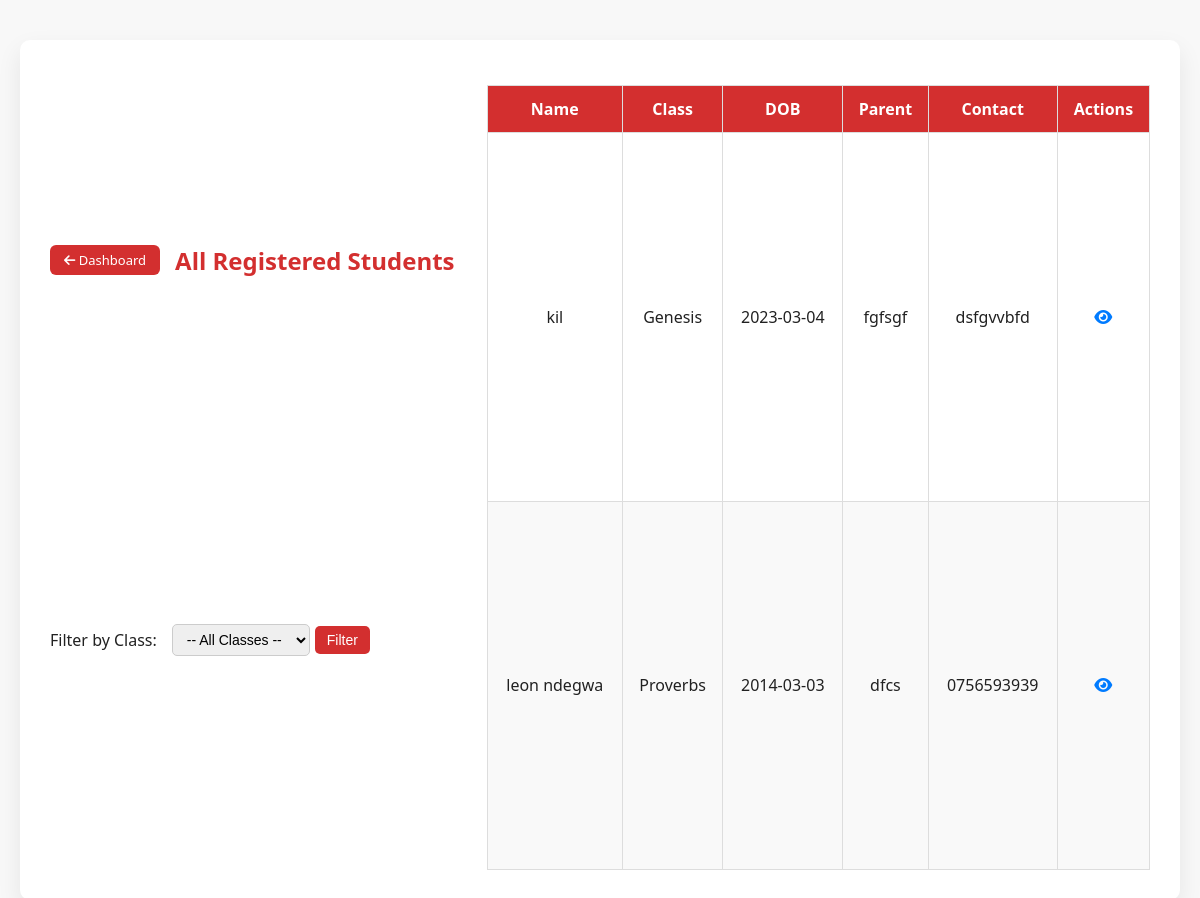
The app's page /all_students (signed in) with its own data.
### app.py (models this page shows)
class Student(db.Model):
    id = db.Column(db.Integer, primary_key=True)
    name = db.Column(db.String(100), nullable=False)
    dob = db.Column(db.String(20), nullable=False)
    parent = db.Column(db.String(100))
    contact = db.Column(db.String(50))
    student_class = db.Column(db.String(50))
    status = db.Column(db.String(10), default="active")
    deletion_requested = db.Column(db.Boolean, default=False)
    profile_image = db.Column(db.String(200))  # Store image filename
    family_id = db.Column(db.String(50))  # For grouping family members

### app.py (the view)
@app.route("/all_students")
def all_students():
    if "user" not in session:
        flash("You must be logged in to view this page.", "error")
        return redirect(url_for("home"))
    selected_class = request.args.get("class_name")
    class_list = ['Genesis', 'Exodus', 'Psalms', 'Proverbs', 'Revelation', 'High Schoolers']  # ✅ Make sure this is included
    if selected_class:
        students = Student.query.filter_by(status="active", student_class=selected_class).order_by(Student.name).all()
    else:
        students = Student.query.filter_by(status="active").order_by(Student.name).all()
    return render_template("all_students.html", students=students, selected_class=selected_class, class_list=class_list)

### app.py (called while the page is built)
@app.context_processor
def inject_now():
    return {'now': datetime.now}

@app.context_processor
def utility_functions():
    def attendance_present(student_id, sunday):
        record = Attendance.query.filter_by(student_id=student_id, date=sunday).first()
        return record.present if record else False
    return dict(attendance_present=attendance_present)

### templates/all_students.html (shortened to what this page needs)
<!DOCTYPE html>
<html lang="en">
<head>
    <link rel="stylesheet" href="{{ url_for('static', filename='css/styles.css') }}">
    <link rel="stylesheet" href="https://cdnjs.cloudflare.com/ajax/libs/font-awesome/6.5.0/css/all.min.css">
</head>
<body>
<div class="container">
    <div class="header-bar">
        <div class="header-left">
            <a href="{{ url_for('dashboard') }}" class="btn-back"><i class="fas fa-arrow-left"></i> Dashboard</a>
            <h1 class="page-title">
                All Registered Students{% if selected_class %} - {{ selected_class }}{% endif %}
            </h1>
        </div>
        <form method="get" action="{{ url_for('all_students') }}" class="filter-form">
            <label for="class_name">Filter by Class:</label>
            <select name="class_name" id="class_name">
                <option value="">-- All Classes --</option>
            </select>
            <button type="submit">Filter</button>
        </form>
    </div>
    <table>
        <thead>
            <tr>
                <th>Name</th>
                <th>Class</th>
                <th>DOB</th>
                <th>Parent</th>
                <th>Contact</th>
                <th>Actions</th>
            </tr>
        </thead>
        <tbody>
            {% for student in students %}
            <tr>
                <td>{{ student.name }}</td>
                <td>{{ student.student_class }}</td>
                <td>{{ student.dob }}</td>
                <td>{{ student.parent }}</td>
                <td>{{ student.contact }}</td>
                <td class="action-btns">
                    <a href="{{ url_for('student_detail', student_id=student.id) }}" title="View"><i class="fas fa-eye"></i></a>
                </td>
            </tr>
            {% endfor %}
        </tbody>
    </table>
</div>
</body>
</html>

### static/css/styles.css (style rules this page uses)
body { font-family: 'Segoe UI', sans-serif; margin: 0; padding: 0; background-color: #f8f8f8; color: #212121; }
.container { display: flex; height: 100vh; overflow: hidden; }
form { margin-bottom: 20px; }
form select { padding: 5px 10px; margin-left: 10px; border-radius: 5px; border: 1px solid #ccc; }
table { width: 100%; border-collapse: collapse; margin-top: 15px; background: #fff; border: 1px solid #ddd; }
th, td { border: 1px solid #ddd; padding: 10px; text-align: center; }
th { background-color: #D32F2F; color: white; }
tr:nth-child(even) { background-color: #f2f2f2; }

### templates/all_students.html (style rules this page uses)
body { background-color: #f8f8f8; font-family: 'Segoe UI', sans-serif; margin: 0; padding: 0; }
.container { max-width: 1100px; margin: 40px auto; padding: 30px; background: #fff; border-radius: 10px; box-shadow: 0 10px 25px rgba(0, 0, 0, 0.08); }
.header-bar { display: flex; justify-content: space-between; align-items: center; flex-wrap: wrap; margin-bottom: 20px; }
.header-left { display: flex; align-items: center; gap: 15px; }
.page-title { font-size: 24px; color: #D32F2F; margin: 0; }
.btn-back { background-color: #D32F2F; color: #fff; text-decoration: none; padding: 6px 14px; border-radius: 6px; font-size: 13px; }
.filter-form { display: flex; align-items: center; gap: 5px; }
.filter-form select { padding: 6px 10px; border: 1px solid #ccc; border-radius: 5px; font-size: 14px; }
.filter-form button { background-color: #D32F2F; color: white; border: none; padding: 6px 12px; border-radius: 5px; font-size: 14px; cursor: pointer; }
table { width: 100%; border-collapse: collapse; margin-top: 15px; }
th, td { padding: 12px 10px; border: 1px solid #ddd; text-align: center; }
th { background-color: #D32F2F; color: #fff; }
tr:nth-child(even) { background-color: #f9f9f9; }
.action-btns a { margin: 0 5px; color: #007bff; font-size: 1 text-decoration: none; }

### records on screen
Student: name "kil", student_class "Genesis", dob "2023-03-04", parent "fgfsgf", contact "dsfgvvbfd"
Student: name "leon ndegwa", student_class "Proverbs", dob "2014-03-03", parent "dfcs", contact "0756593939"
